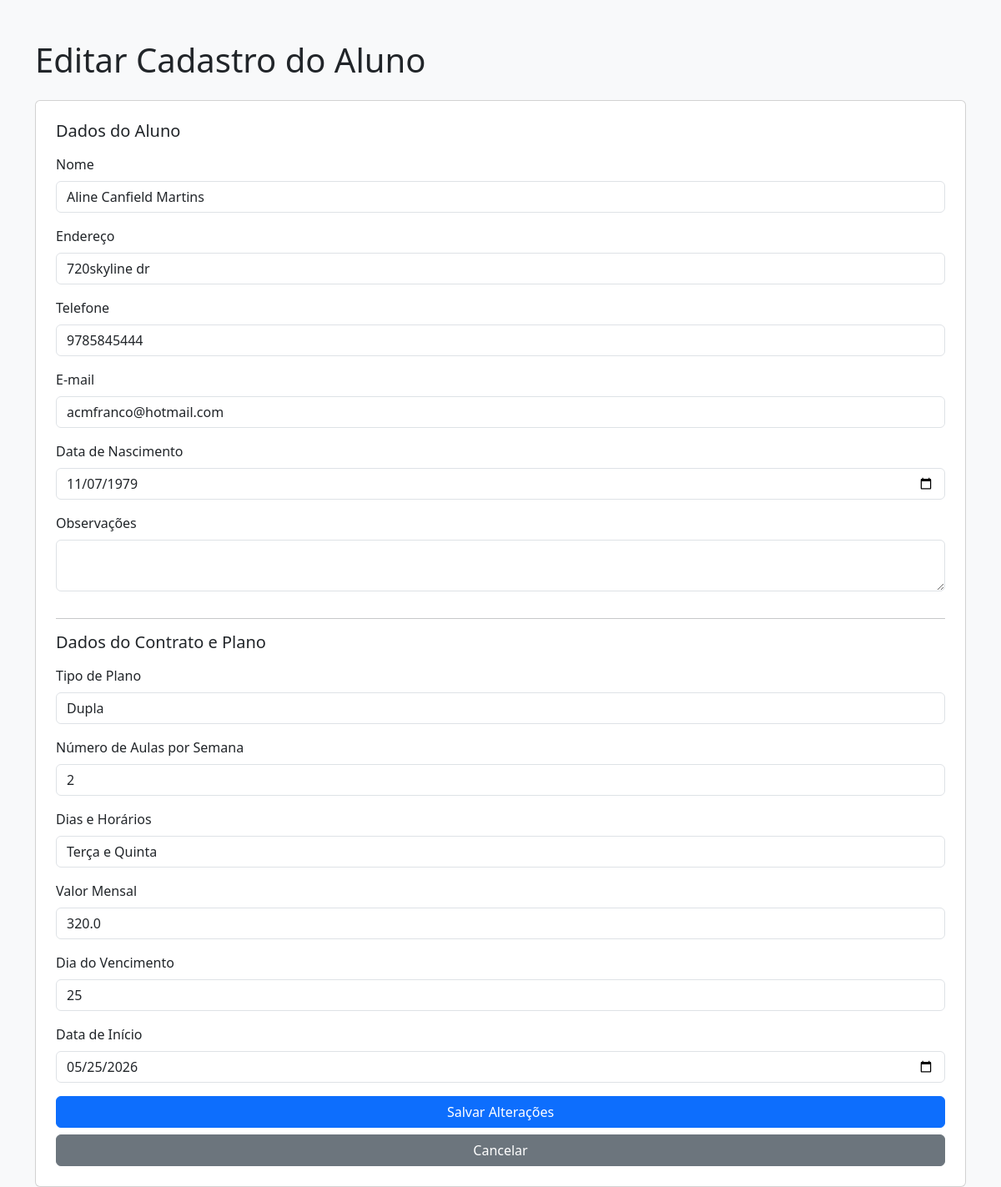
The page /editar_aluno/2 (signed in) on the database its author committed.
### tables this page shows
CREATE TABLE alunos (
                id INTEGER PRIMARY KEY AUTOINCREMENT,
                nome TEXT NOT NULL,
                endereco TEXT, 
                telefone TEXT,
                email TEXT, 
                data_nascimento TEXT,
                observacoes TEXT
            , tipo_plano TEXT, aulas_semana TEXT, dias_horarios TEXT, valor_mensal REAL, dia_vencimento INTEGER, data_inicio TEXT, assinatura TEXT);

### app.py (the view)
@app.route("/editar_aluno/<int:aluno_id>")
def editar_aluno(aluno_id):
    if "usuario" not in session:
        return redirect("/")
    conexao = conectar()
    cursor = conexao.cursor()
    cursor.execute("""
        SELECT id, nome, endereco, telefone, email, data_nascimento, observacoes,
               tipo_plano, aulas_semana, dias_horarios,
               valor_mensal, dia_vencimento, data_inicio
        FROM alunos
        WHERE id = ?
    """, (aluno_id,))
    aluno = cursor.fetchone()
    conexao.close()
    if not aluno:
        return "Aluno não encontrado"
    return render_template("editar_aluno.html", aluno=aluno)

### app.py (called while the page is built)
def conectar():
    return sqlite3.connect("banco.db")

### templates/editar_aluno.html (shortened to what this page needs)
<!DOCTYPE html>
<html lang="pt-br">
<head>
    <link href="https://cdn.jsdelivr.net/npm/bootstrap@5.3.3/dist/css/bootstrap.min.css" rel="stylesheet">
</head>
<body class="bg-light">
<div class="container mt-5">
    <h1 class="mb-4">Editar Cadastro do Aluno</h1>
    <form action="/atualizar_aluno/{{ aluno[0] }}" method="POST" class="card p-4">
        <h5 class="mb-3">Dados do Aluno</h5>
        <div class="mb-3">
            <label class="form-label">Nome</label>
            <input type="text" name="nome" class="form-control" value="{{ aluno[1] }}" required>
        </div>
        <div class="mb-3">
            <label class="form-label">Endereço</label>
            <input type="text" name="endereco" class="form-control" value="{{ aluno[2] or '' }}">
        </div>
        <div class="mb-3">
            <label class="form-label">Telefone</label>
            <input type="text" name="telefone" class="form-control" value="{{ aluno[3] or '' }}">
        </div>
        <div class="mb-3">
            <label class="form-label">E-mail</label>
            <input type="email" name="email" class="form-control" value="{{ aluno[4] or '' }}">
        </div>
        <div class="mb-3">
            <label class="form-label">Data de Nascimento</label>
            <input type="date" name="data_nascimento" class="form-control" value="{{ aluno[5] or '' }}">
        </div>
        <div class="mb-3">
            <label class="form-label">Observações</label>
            <textarea name="observacoes" class="form-control">{{ aluno[6] or '' }}</textarea>
        </div>
        <hr>
        <h5 class="mb-3">Dados do Contrato e Plano</h5>
        <div class="mb-3">
            <label class="form-label">Tipo de Plano</label>
            <input type="text" name="tipo_plano" class="form-control" value="{{ aluno[7] or '' }}">
        </div>
        <div class="mb-3">
            <label class="form-label">Número de Aulas por Semana</label>
            <input type="text" name="aulas_semana" class="form-control" value="{{ aluno[8] or '' }}">
        </div>
        <div class="mb-3">
            <label class="form-label">Dias e Horários</label>
            <input type="text" name="dias_horarios" class="form-control" value="{{ aluno[9] or '' }}">
        </div>
        <div class="mb-3">
            <label class="form-label">Valor Mensal</label>
            <input type="number" step="0.01" name="valor_mensal" class="form-control" value="{{ aluno[10] or '' }}">
        </div>
        <div class="mb-3">
            <label class="form-label">Dia do Vencimento</label>
            <input type="number" name="dia_vencimento" class="form-control" min="1" max="31" value="{{ aluno[11] or '' }}">
        </div>
        <div class="mb-3">
            <label class="form-label">Data de Início</label>
            <input type="date" name="data_inicio" class="form-control" value="{{ aluno[12] or '' }}">
        </div>
        <button type="submit" class="btn btn-primary">Salvar Alterações</button>
        <a href="/alunos" class="btn btn-secondary mt-2">Cancelar</a>
    </form>
</div>
</body>
</html>

### rows shown on the page
alunos: nome "Aline Canfield Martins", endereco "720skyline dr", telefone "9785845444", email "acmfranco@hotmail.com", data_nascimento "11/07/1979", tipo_plano "Dupla", aulas_semana "2", dias_horarios "Terça e Quinta", valor_mensal "320.0", dia_vencimento "25", data_inicio "05/25/2026"
